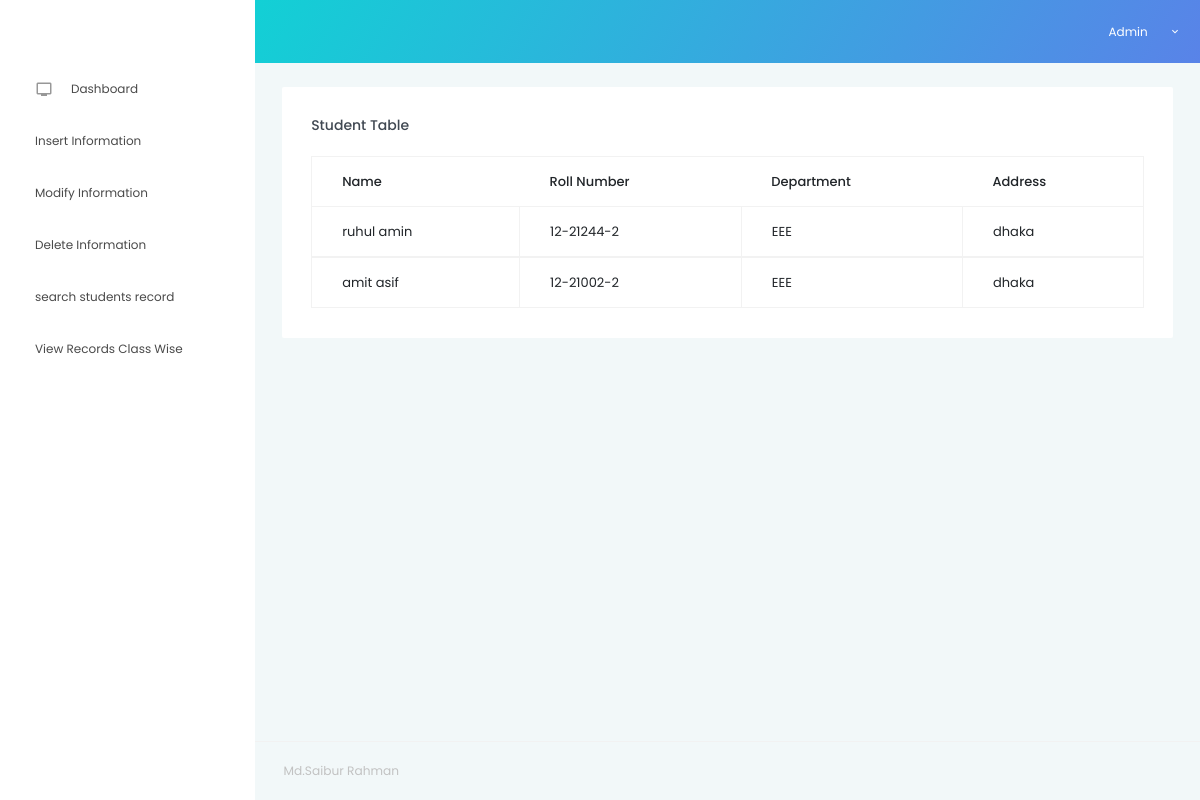
/admin/pages/tables/class3.php (signed in), run on the app's committed database.
### tables this page shows
CREATE TABLE `dept` (
  `id` int(50) NOT NULL,
  `name` varchar(50) NOT NULL,
  `roll` varchar(50) NOT NULL,
  `class` varchar(50) NOT NULL,
  `address` varchar(50) NOT NULL
);

### admin/pages/tables/class3.php (the view, shortened to what this page needs)
<?php
include '../../main/header.php';
include '../../../db_conn.php';
?>
      <div class="main-panel">
       <div class="content-wrapper">
          <div class="row">
          	<div class="col-lg-12 grid-margin stretch-card">
              <div class="card">
                <div class="card-body">
                  <h4 class="card-title">Student table</h4>
                  <div class="table-responsive">
                    <table class="table table-bordered">
                      <thead>
                        <tr>
                          <th>
                            Name
                          </th>
                          <th>
                            Roll Number
                          </th>
                          <th>
                            Department
                          </th>
                          <th>
                            Address
                          </th>
                        </tr>
                      </thead>
                      <?php
					 	$query="SELECT * FROM dept WHERE class ='EEE' ";
		 				$resource=mysqli_query($conn,$query);
						while($result=mysqli_fetch_array($resource))
						{  ?>
                      <tbody>
                        <tr>
                          <td>
                           <?php echo $result['name']; ?>
                          </td>
                          <td>
                            <?php echo $result['roll']; ?>
                          </td>
                          <td>
                            <?php echo $result['class']; ?>
                          </td>
                          <td>
                            <?php echo $result['address']; ?>
                          </td>
                        </tr>
                      </tbody>
                      <?php }?>
                    </table>
                  </div>
                </div>
              </div>
          </div>
        </div>
    </div>
<?php include '../../main/footer.php';?>

### data on the page
dept: name "ruhul amin", roll "12-21244-2", class "EEE", address "dhaka"
dept: name "amit asif", roll "12-21002-2", class "EEE", address "dhaka"
